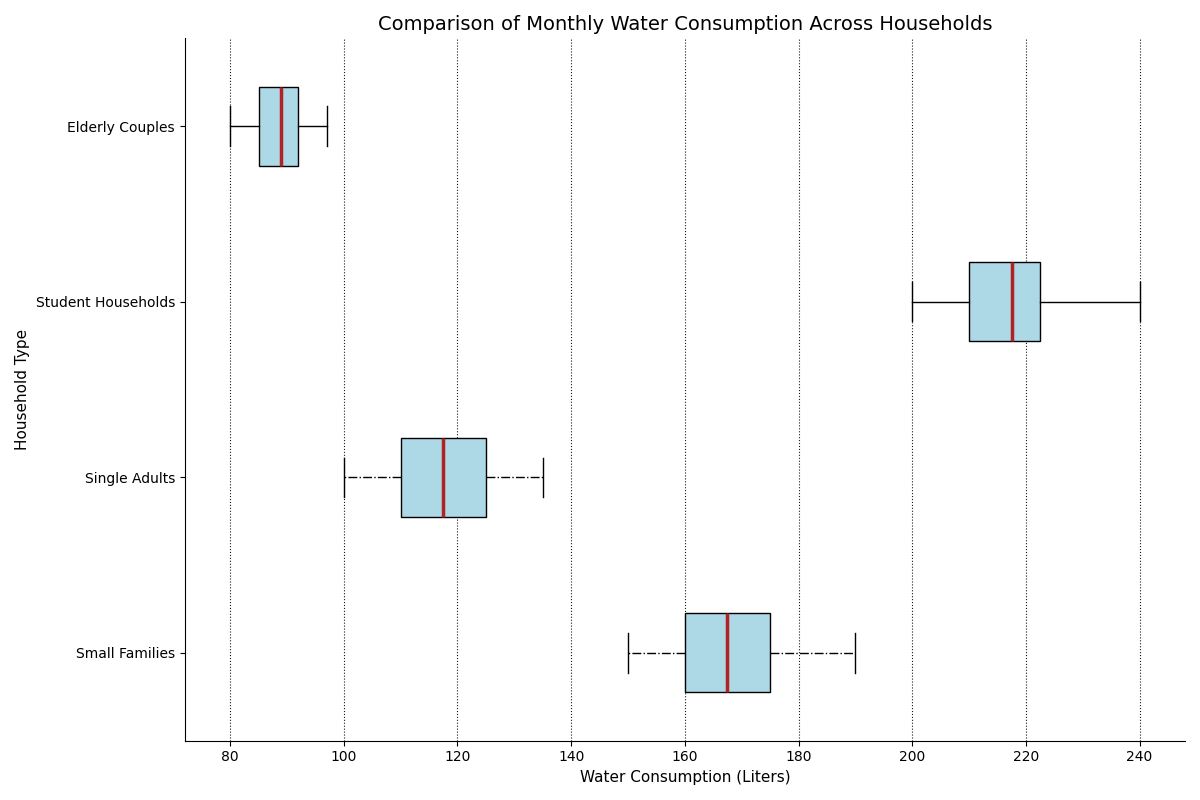

Write the Python code that produced this figure.
import matplotlib.pyplot as plt
import numpy as np

small_families = [150, 160, 170, 155, 165, 180, 175, 160, 170, 165, 175, 190]
single_adults = [100, 110, 115, 105, 120, 125, 110, 120, 115, 125, 130, 135]
student_households = [200, 210, 220, 205, 215, 230, 220, 210, 220, 215, 230, 240]
elderly_couples = [80, 85, 90, 82, 88, 95, 92, 85, 90, 88, 92, 97]

water_usage_data = [small_families, single_adults, student_households, elderly_couples]
household_types = ['Small Families', 'Single Adults', 'Student Households', 'Elderly Couples']

fig, ax = plt.subplots(figsize=(12, 8))

# Change `vert=True` to `vert=False` for horizontal box chart
box = ax.boxplot(water_usage_data, vert=False, patch_artist=True, labels=household_types, notch=False)

# Apply a single color to all boxes
single_color = 'lightblue'
for patch in box['boxes']:
    patch.set_facecolor(single_color)

# Customize plot appearance
for whisker, cap, median, flier in zip(box['whiskers'], box['caps'], box['medians'], box['fliers']):
    whisker.set(color='black', linewidth=1, linestyle='-.')
    cap.set(color='black', linewidth=1)
    median.set(color='firebrick', linewidth=2.5)
    flier.set(marker='s', color='blue', alpha=0.8)

# Set titles and labels
ax.set_title('Comparison of Monthly Water Consumption Across Households', fontsize=14, fontweight='normal')
ax.set_xlabel('Water Consumption (Liters)', fontsize=11)
ax.set_ylabel('Household Type', fontsize=11)
ax.xaxis.grid(True, linestyle=':', color='black', alpha=0.9)

# Remove the top and right border lines
ax.spines['top'].set_visible(False)
ax.spines['right'].set_visible(False)

plt.tight_layout()
plt.show()
